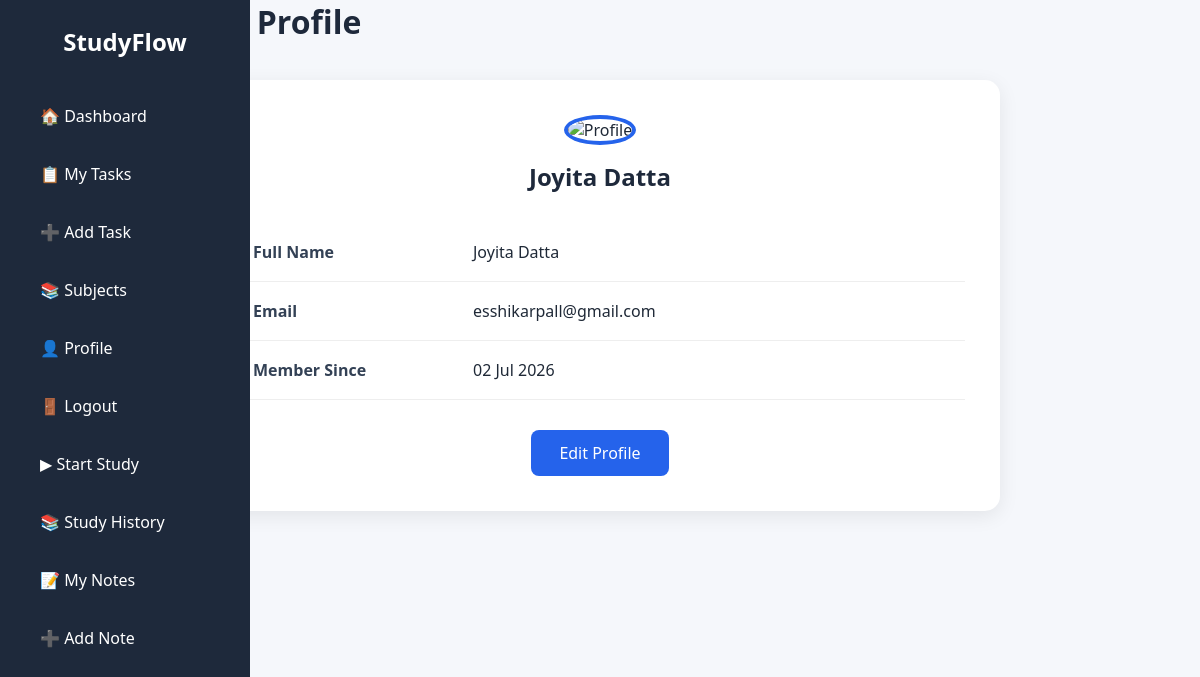
Screenshot of /Views/profile/profile.php (signed in) with the database file from the repository.
### tables this page shows
CREATE TABLE `users` (
  `id` int(11) NOT NULL,
  `full_name` varchar(100) NOT NULL,
  `email` varchar(100) NOT NULL,
  `password` varchar(255) NOT NULL,
  `profile_image` varchar(255) DEFAULT 'default.png',
  `created_at` timestamp NOT NULL DEFAULT current_timestamp()
);

### Models/User.php (called while the page is built, shortened)
<?php
class User{
    private $conn;
    public function __construct($db){
        $this->conn=$db;
    }
public function getUserById($id)
{
    $sql = "SELECT *
            FROM users
            WHERE id=?";
    $stmt = $this->conn->prepare($sql);
    $stmt->bind_param("i",$id);
    $stmt->execute();
    return $stmt->get_result()->fetch_assoc();
}
}

### Views/profile/profile.php (the view, shortened to what this page needs)
<?php
require_once "../../Config/database.php";
require_once "../../Models/User.php";
$userModel = new User($conn);
$user = $userModel->getUserById($_SESSION['user_id']);
include "../../Includes/header.php";
?>
<div class="dashboard">
    <?php include "../../Includes/sidebar.php"; ?>
    <div class="dashboard-main">
        <div class="profile-container">
            <h1>My Profile</h1>
            <br>
            <div class="profile-card">
                <div class="profile-header">
                    <img
                    src="../../Assets/images/profile/default.png"
                    alt="Profile">
                    <h2>
                        <?= htmlspecialchars($user['full_name']); ?>
                    </h2>
                </div>
                <table class="profile-info">
                    <tr>
                        <td>Full Name</td>
                        <td>
                            <?= htmlspecialchars($user['full_name']); ?>
                        </td>
                    </tr>
                    <tr>
                        <td>Email</td>
                        <td>
                            <?= htmlspecialchars($user['email']); ?>
                        </td>
                    </tr>
                    <tr>
                        <td>Member Since</td>
                        <td>
                            <?= date("d M Y", strtotime($user['created_at'])); ?>
                        </td>
                    </tr>
                </table>
                <div class="profile-actions">
                    <a
                    href="edit.php"
                    class="profile-btn">
                        Edit Profile
                    </a>
                </div>
            </div>
        </div>
    </div>
</div>
<?php include "../../Includes/footer.php"; ?>

### Assets/Css/style.css (style rules this page uses)
* { margin:0; padding:0; box-sizing:border-box; font-family:"Segoe UI",Tahoma,Geneva,Verdana,sans-serif; }
a { text-decoration:none; color:inherit; }
h1 { margin-bottom:15px; color:#1e293b; }
h2 { margin-bottom:10px; }
table { width:100%; border-collapse:collapse; background:#fff; margin-top:20px; }
table td { padding:15px; border-bottom:1px solid #eee; }

### Assets/Css/profile.css (style rules this page uses)
.profile-container { max-width:800px; margin:0 auto; }
.profile-card { background:#ffffff; border-radius:15px; padding:35px; box-shadow:0 5px 20px rgba(0,0,0,.08); }
.profile-header { text-align:center; margin-bottom:30px; }
.profile-header img { width:140px; height:140px; border-radius:50%; object-fit:cover; border:4px solid #2563eb; margin-bottom:15px; }
.profile-header h2 { color:#1e293b; margin-bottom:8px; }
.profile-info { width:100%; border-collapse:collapse; }
.profile-info tr { border-bottom:1px solid #e5e7eb; }
.profile-info td { padding:18px; }
.profile-info td:first-child { width:220px; font-weight:600; color:#334155; }
.profile-actions { margin-top:30px; text-align:center; }
.profile-btn { display:inline-block; text-decoration:none; background:#2563eb; color:#ffffff; padding:12px 28px; border-radius:8px; transition:.3s; }

### rows the page displays
users: full_name "Joyita Datta", email "esshikarpall@gmail.com", created_at "02 Jul 2026"
